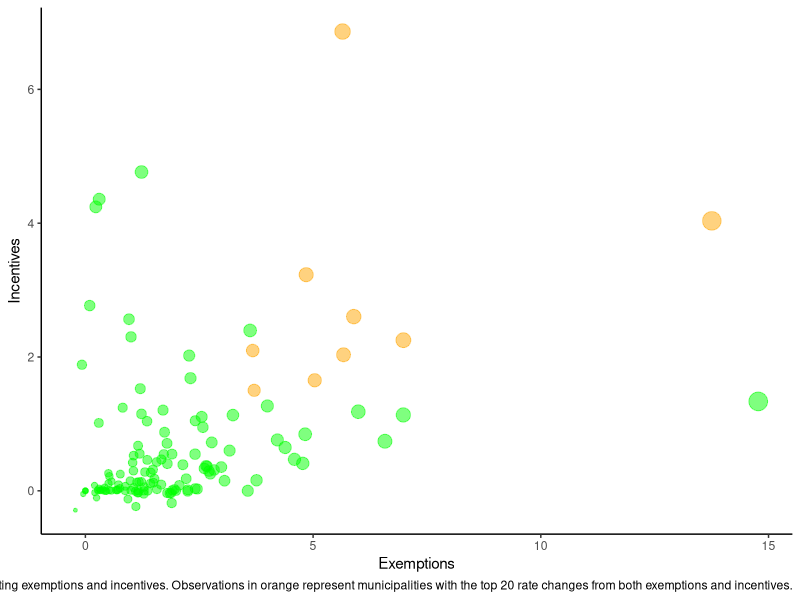

This chart was generated by the following R code:
### Materials for Rachel Weber's 4/19/24 Slide Deck ###
### MVH 4-12-24 ###

# Load packages and data

options(digits = 2, scipen = FALSE)

library(tidyverse)

rates <- read_csv("alt_rates.csv")

# Slide 9
# Goal: scatterplot where change in tax rate from exemptions on x-axis and change from incentives on y-axis
# Dot size represents total tax rate change
# Another color dot will represent municipalities

## Generate data

delta_rates <- rates %>%
  select(clean_name, delta_exe = change_noExe, delta_inc = change_noInc, delta_both = change_neither) %>%
  distinct() %>%
  arrange(desc(delta_both)) %>%
  mutate(top_both = ifelse(row_number() %in% 1:20, 1, 0)
  ) %>%
  arrange(desc(delta_exe)) %>%
  mutate(top_exe = ifelse(row_number() %in% 1:20, 1, 0)) %>%
  arrange(desc(delta_inc)) %>%
  mutate(top_inc = ifelse(row_number() %in% 1:20, 1, 0
                          )) %>%
  mutate(key_obs = ifelse(top_exe == 1 & top_inc == 1, 1, 0)) %>%
  mutate(key_obs = as.factor(key_obs))

## Create plot

delta_rates %>%
  ggplot(aes(delta_exe, delta_inc)) +
  geom_point(aes(size = delta_both, color = key_obs), alpha = .5) +
  scale_size_continuous(guide = "none") +
  scale_color_manual(guide = "none", values = c("green", "orange")) +
  labs(
    x = "Exemptions",
    y = "Incentives",
    caption = "Observation size represents total change in tax rate from eliminating exemptions and incentives. Observations in orange represent municipalities with the top 20 rate changes from both exemptions and incentives."
  ) +
  theme_classic()


